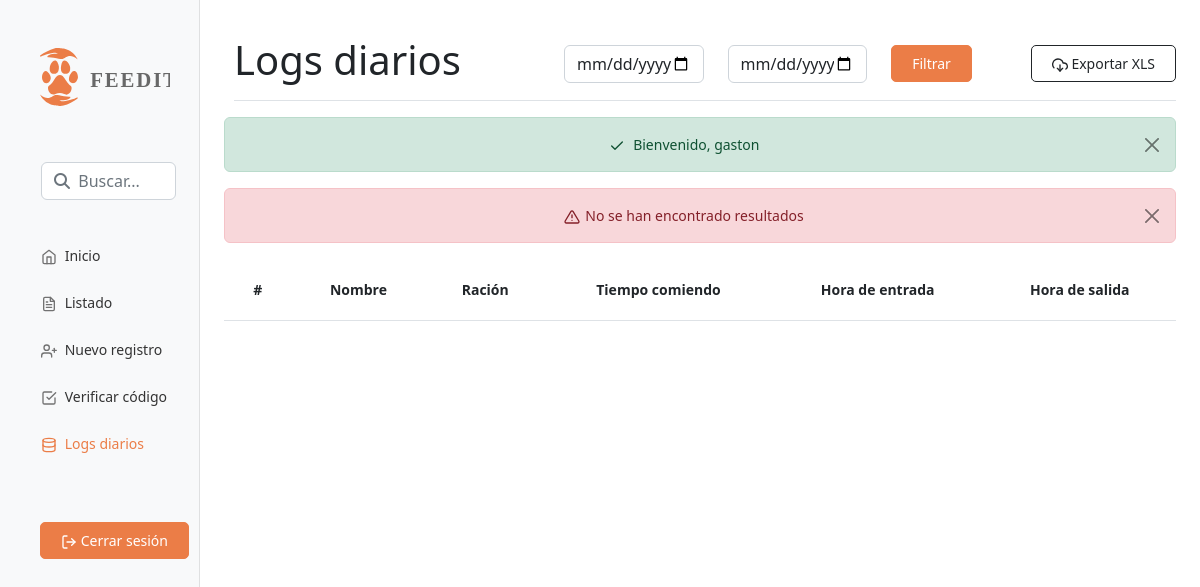
Before: /logs_diarios.php (signed in) with the older database file.
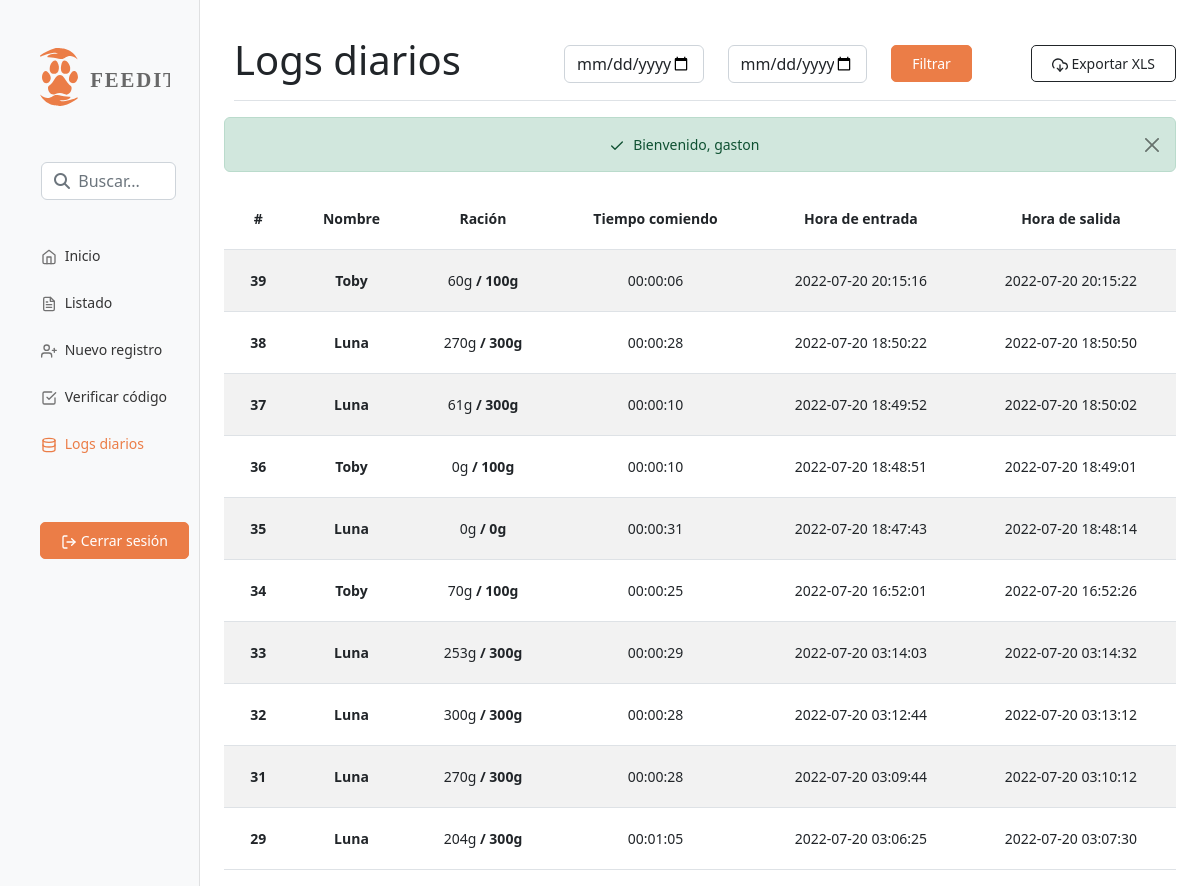
After: the same page with the newer database file.
### tables this page shows
CREATE TABLE `logs` (
  `identificador` int(11) NOT NULL,
  `nombre` varchar(255) NOT NULL,
  `rfid` varchar(255) NOT NULL,
  `horaEntrada` timestamp NOT NULL DEFAULT current_timestamp(),
  `horaSalida` timestamp NOT NULL DEFAULT current_timestamp(),
  `dispensado` int(11) NOT NULL,
  `comido` int(11) NOT NULL,
  `peso` int(11) NOT NULL
);

### logs_diarios.php (the view, shortened to what the changed rows need)
<?php
$tiempoActualUnix = time() - 10800;
$diaActual = gmdate('Y-m-d', $tiempoActualUnix);
?>
<!DOCTYPE html>
<html lang="es">
<html>
<head>
    <?php
    include 'comp/head.php';
    include 'comp/estilos.php';
    ?>
</head>
<body>
    <?php
    include 'comp/menu.php';
    include 'config.php';
    ?>
    <h1 class="display-6">Logs diarios</h1>
    </div>
    <div class="table-responsive">
        <table class="table table-striped table-sm table-hover tabla" id="datos-tabla" data-sorting="true">
            <thead>
                <?php
                include 'comp/alerts.php';
                ?>
                <tr>
                    <th>#</th>
                    <th>Nombre</th>
                    <th>Ración</th>
                    <th>Tiempo comiendo</th>
                    <th>Hora de entrada</th>
                    <th>Hora de salida</th>
                </tr>
            </thead>
            <tbody>
                <?php
                if (isset($_GET['desde']) && isset($_GET['hasta'])) {
                    $desde = $_GET['desde'];
                    $hasta = $_GET['hasta'];
                    if (strtotime($desde) <= strtotime($hasta)) {
                        $sql1 = "SELECT * FROM logs WHERE horaSalida BETWEEN '$desde' AND '$hasta' ORDER BY identificador DESC";
                        $query1 = mysqli_query($conex, $sql1);
                        if (mysqli_num_rows($query1) > 0) {
                            foreach ($query1 as $row) {
                                $tiempoEntrada = strtotime($row['horaEntrada']);
                                $tiempoSalida = strtotime($row['horaSalida']);
                                $diferencia = ($tiempoSalida - $tiempoEntrada);
                                $tiempoDiferencia = gmdate('H:i:s', $diferencia);
                ?>
                                <tr style="vertical-align: middle;">
                                    <td><b><?php echo $row['identificador'] ?></b></td>
                                    <td><b><?php echo $row['nombre'] ?></b></td>
                                    <td>
                                        <span role="button" tabindex="0" data-toggle="tooltip" title="<?php echo $row['peso']; ?>g restantes">
                                            <?php echo $row['comido'] ?>g<b> / <?php echo $row['dispensado'] ?>g</b>
                                        </span>
                                    </td>
                                    <td><?php echo $tiempoDiferencia ?></td>
                                    <td><?php echo $row['horaEntrada'] ?></td>
                                    <td><?php echo $row['horaSalida'] ?></td>
                                </tr>
                            <?php
                            }
                        } else {
                            ?>
                            <div class="alert alert-danger alert-dismissible fade show" role="alert">
                                <center><span style="margin-right:5px" data-feather="alert-triangle"></span><?php echo "No se han encontrado resultados para su búsqueda" ?></center>
                                <button type="button" class="btn-close" data-bs-dismiss="alert" aria-label="Close"></button>
                            </div>
                        <?php
                        }
                    } else {
                        ?>
                        <div class="alert alert-danger alert-dismissible fade show" role="alert">
                            <center><span style="margin-right:5px" data-feather="alert-triangle"></span><strong>Error: </strong><?php echo "El rango de fechas es inválido" ?></center>
                            <button type="button" class="btn-close" data-bs-dismiss="alert" aria-label="Close"></button>
                        </div>
                        <?php
                    }
                } else {
                    $sql2 = "SELECT * FROM logs WHERE horaSalida BETWEEN '$diaActual 00:00:01' AND '$diaActual 23:59:59' ORDER BY identificador DESC";
                    $query2 = mysqli_query($conex, $sql2);
                    if (mysqli_num_rows($query2) > 0) {
                        foreach ($query2 as $row) {
                            $tiempoEntrada = strtotime($row['horaEntrada']);
                            $tiempoSalida = strtotime($row['horaSalida']);
                            $diferencia = ($tiempoSalida - $tiempoEntrada);
                            $tiempoDiferencia = gmdate('H:i:s', $diferencia);
                        ?>
                            <tr style="vertical-align: middle;">
                                <td><b><?php echo $row['identificador'] ?></b></td>
                                <td><b><?php echo $row['nombre'] ?></b></td>
                                <td>
                                    <span role="button" tabindex="0" data-toggle="tooltip" title="<?php echo $row['peso']; ?>g restantes">
                                        <?php echo $row['comido'] ?>g<b> / <?php echo $row['dispensado'] ?>g</b>
                                    </span>
                                </td>
                                <td><?php echo $tiempoDiferencia ?></td>
                                <td><?php echo $row['horaEntrada'] ?></td>
                                <td><?php echo $row['horaSalida'] ?></td>
                            </tr>
                        <?php
                        }
                    } else {
                        ?>
                        <div class="alert alert-danger alert-dismissible fade show" role="alert">
                            <center><span style="margin-right:5px" data-feather="alert-triangle"></span><?php echo "No se han encontrado resultados" ?></center>
                            <button type="button" class="btn-close" data-bs-dismiss="alert" aria-label="Close"></button>
                        </div>
                <?php
                    }
                }
                ?>
        </table>
        <?php
        include 'comp/scripts.php';
        ?>
</body>

Changed rows visible on the page:
now on this page (row edited): logs: identificador "39", nombre "Toby", comido "60", dispensado "100", tiempoDiferencia "00:00:06", horaEntrada "2022-07-20 20:15:16", horaSalida "2022-07-20 20:15:22"
now on this page (row edited): logs: identificador "38", nombre "Luna", comido "270", dispensado "300", tiempoDiferencia "00:00:28", horaEntrada "2022-07-20 18:50:22", horaSalida "2022-07-20 18:50:50"
now on this page (row edited): logs: identificador "37", nombre "Luna", comido "61", dispensado "300", tiempoDiferencia "00:00:10", horaEntrada "2022-07-20 18:49:52", horaSalida "2022-07-20 18:50:02"
now on this page (row edited): logs: identificador "36", nombre "Toby", comido "0", dispensado "100", tiempoDiferencia "00:00:10", horaEntrada "2022-07-20 18:48:51", horaSalida "2022-07-20 18:49:01"
now on this page (row edited): logs: identificador "35", nombre "Luna", comido "0", dispensado "0", tiempoDiferencia "00:00:31", horaEntrada "2022-07-20 18:47:43", horaSalida "2022-07-20 18:48:14"
now on this page (row edited): logs: identificador "34", nombre "Toby", comido "70", dispensado "100", tiempoDiferencia "00:00:25", horaEntrada "2022-07-20 16:52:01", horaSalida "2022-07-20 16:52:26"
now on this page (row edited): logs: identificador "33", nombre "Luna", comido "253", dispensado "300", tiempoDiferencia "00:00:29", horaEntrada "2022-07-20 03:14:03", horaSalida "2022-07-20 03:14:32"
now on this page (row edited): logs: identificador "32", nombre "Luna", comido "300", dispensado "300", tiempoDiferencia "00:00:28", horaEntrada "2022-07-20 03:12:44", horaSalida "2022-07-20 03:13:12"
now on this page (row edited): logs: identificador "31", nombre "Luna", comido "270", dispensado "300", tiempoDiferencia "00:00:28", horaEntrada "2022-07-20 03:09:44", horaSalida "2022-07-20 03:10:12"
now on this page (row edited): logs: identificador "29", nombre "Luna", comido "204", dispensado "300", tiempoDiferencia "00:01:05", horaEntrada "2022-07-20 03:06:25", horaSalida "2022-07-20 03:07:30"
Other visible differences:
text no longer shown: "No se han encontrado resultados"
